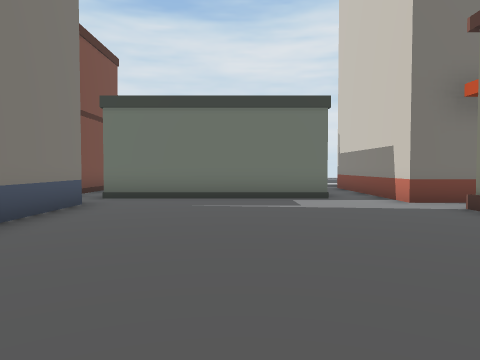
view 1 (above)

24 first-person views from a walk through a Unity game level. The camera is 1.5 m above the floor, tilts 2° down and sees 70° across. The floor is counted in squares, 2 m on a side. Each view is taken from the middle of a square. On the plan, view 1 faces up. The plan holds only what a view shows up to about 11 squares ahead; the rest is blank. The place goes on beyond the plan. The player is left out. Some surface patterns are stand-ins.

view 2
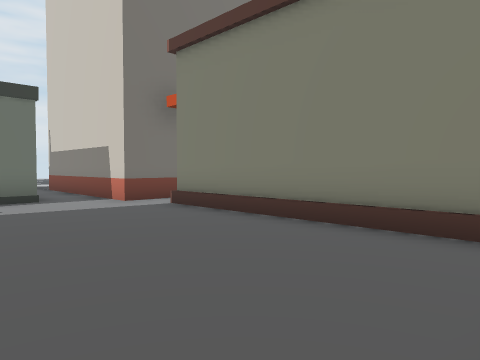

view 3
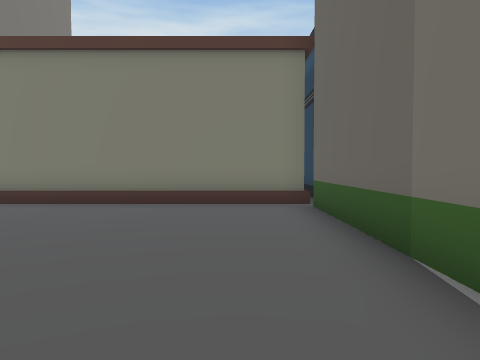

view 4
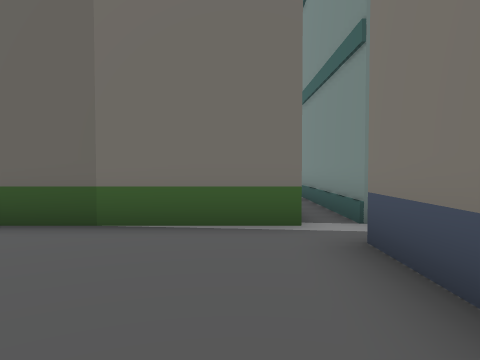

view 5
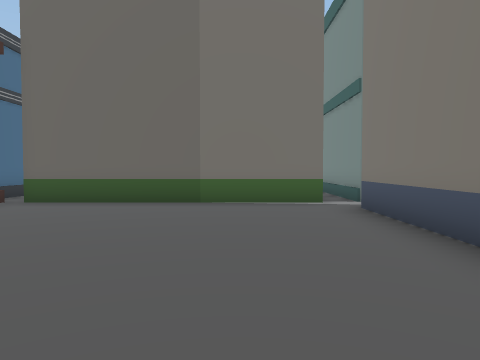

view 6
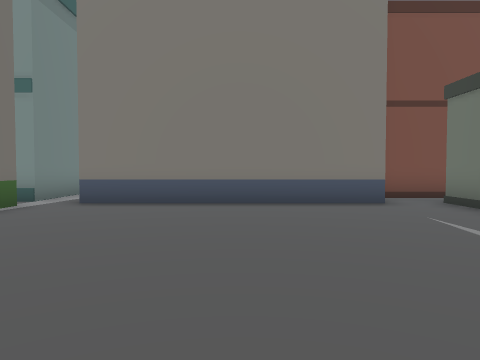

view 7
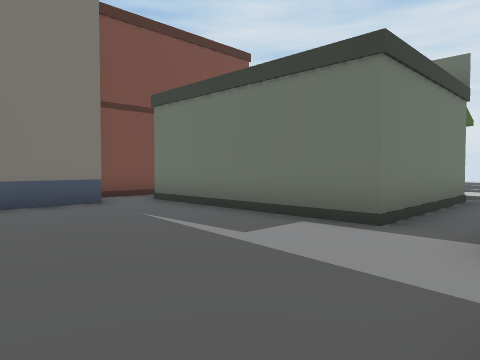

view 8
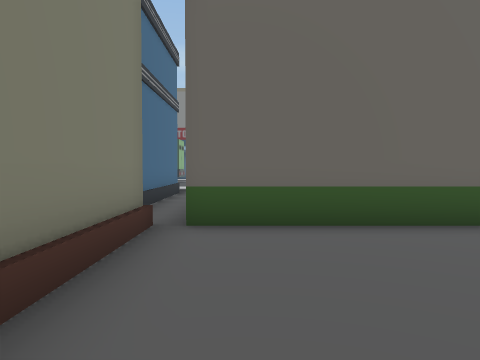

view 9
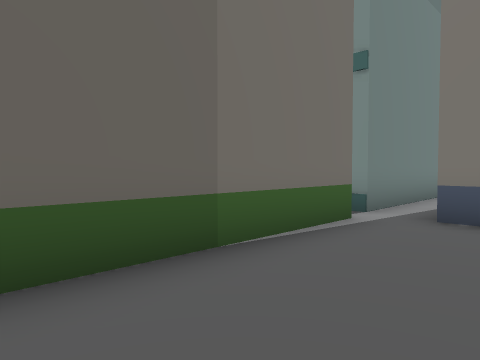

view 10
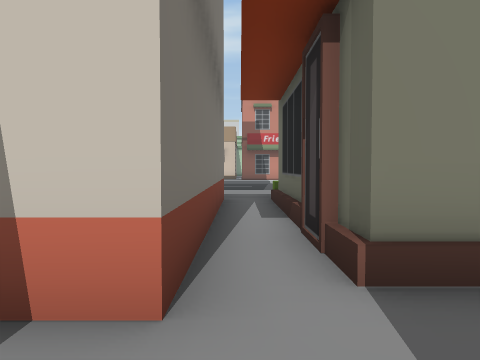

view 11
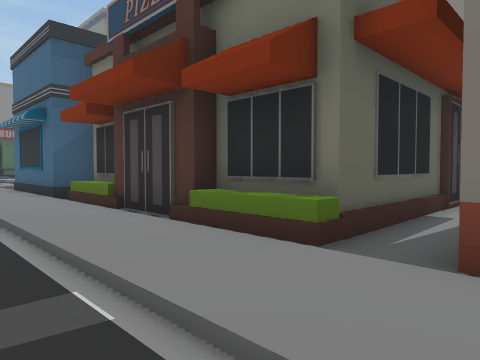

view 12
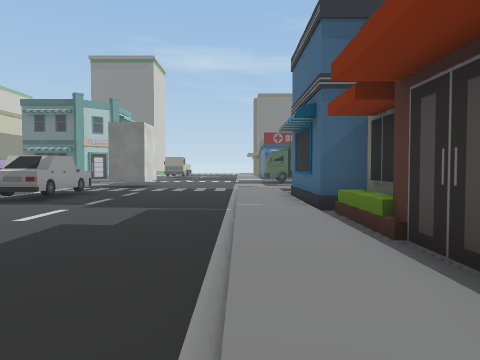

view 13
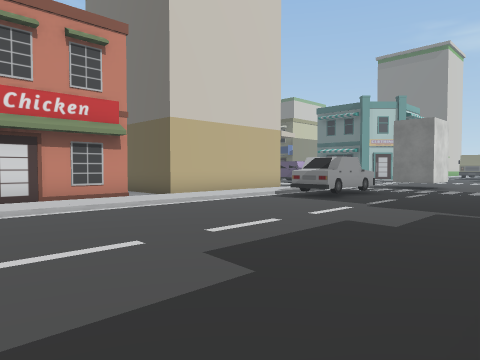

view 14
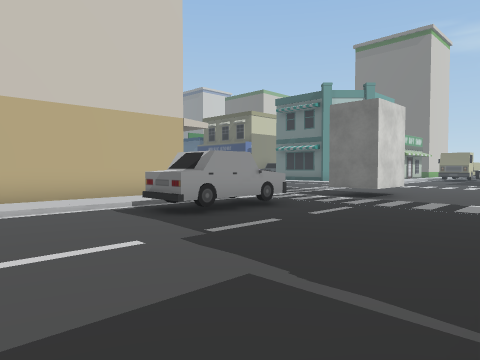

view 15
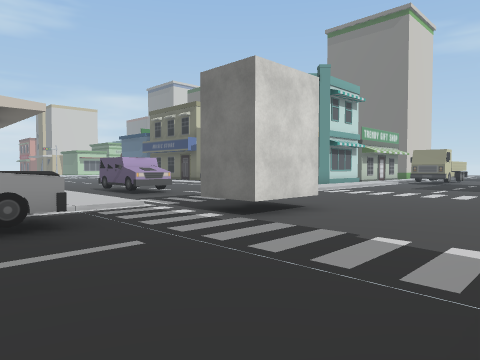

view 16
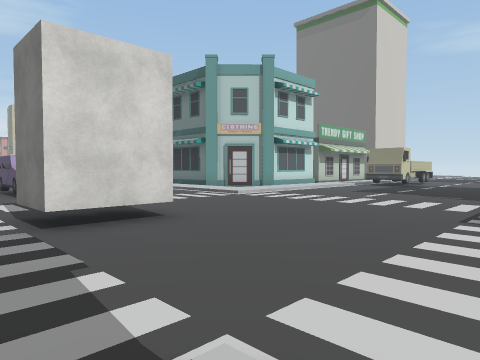

view 17
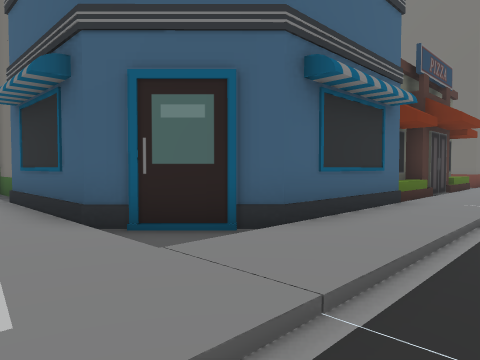

view 18
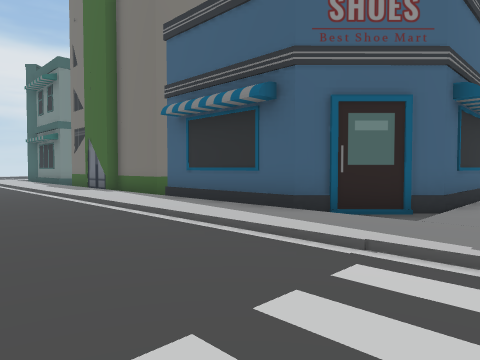

view 19
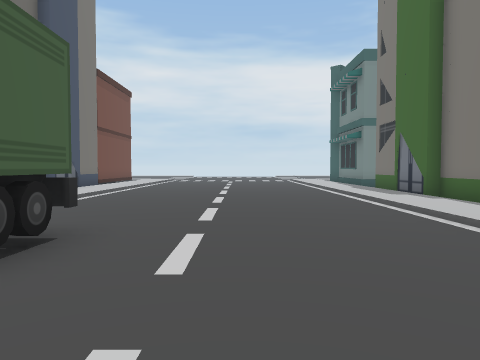

view 20
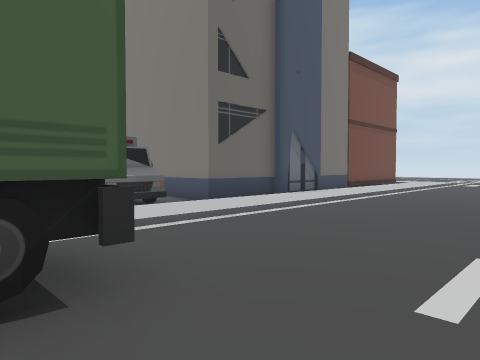

view 21
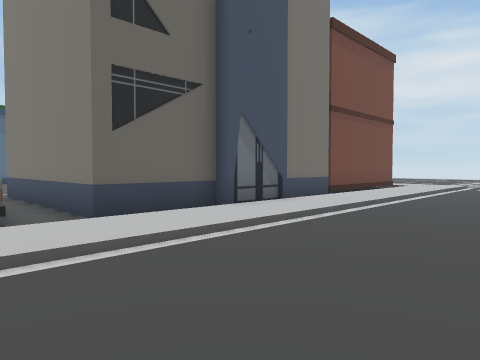

view 22
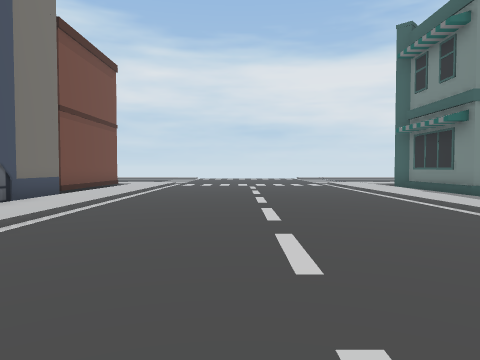

view 23
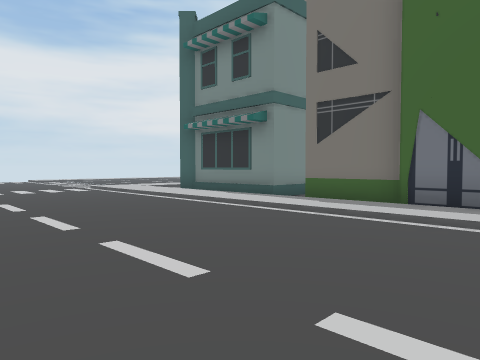

view 24
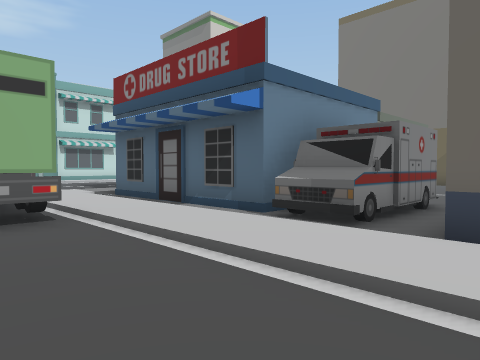

### Floor plan
Key: @ floor where view 1 was taken; # wall or solid block; x gap in a wall; . main floor; : floor 0.25 m higher than the main floor; / step, stairs or slope; ^ raised ledge; O other object.
Columns run from 7 left of view 1 to 21 right of it. Each row starts with its distance up from view 1.
 10   #.     #.O
  9   #.######.O
  8   #........OOOOOOO:/.
  7    O..............:/.
  6    O......./OOOOO///...
  5    O......./O   O///....../:
  4    O......./O    O:/....../:#
  3    O......./O    O:/....../:#
  2    O......./O    O:/....../:
  1    O......./O    O:/....../:
  0 .......@.../O    O:/....../:O
 -1 OOOO.OOOOOO.x^^ ^x:/....../:O
 -2    O.      .#    #:/....../:O
 -3    O.      .#    #:/....OO/:O
 -4    O      O.#    #:/....O / O
 -5    O.     O #   ^#:/....OO/ O
 -6 OOOO.OOOOOO #####.:/....../
 -7 :::::::::::::::::::/....../::
 -8 ////////////////////......///
 -9 .......................##....
-10 .......................# ....
-11 ..........................
-12  ................  ........
-13  ............OO    ........
-14 .............OO    ........
-15 /////////////////  /......
-16 ::::::::::::::::::: .....
-17 ###OOOOOOO........:/....
-18          OOO###### /...
-19          OO         ..
-20          OO
-21          O.
-22          O.

Positions as (right, up) in squares from view 1, and headings:
1: (0, 0), facing up
2: (0, 0), facing up-right
3: (-3, 1), facing right
4: (-2, 4), facing down
5: (-1, 7), facing down
6: (4, 4), facing left
7: (4, 4), facing up-left
8: (3, 4), facing down
9: (2, 2), facing down-left
10: (2, 7), facing right
11: (13, 8), facing down-left
12: (12, 6), facing down
13: (12, 6), facing down-right
14: (12, 1), facing down-right
15: (12, -4), facing down-right
16: (11, -7), facing down-right
17: (13, -8), facing up-left
18: (12, -11), facing up-left
19: (10, -11), facing left
20: (7, -11), facing down-left
21: (4, -12), facing down-left
22: (5, -12), facing left
23: (2, -13), facing up-left
24: (1, -13), facing down-right
